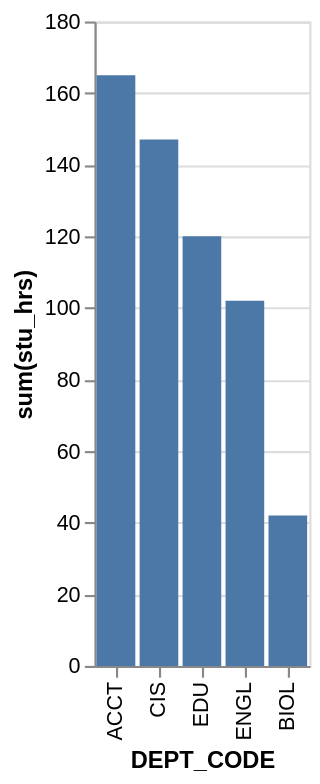

Specify this chart in Vega-Lite:
### Vega-Lite specification from a JSON file in a GitHub repository (floating-point values rounded to 4 significant figures)
{"data": {"values": [{"x_data": "ACCT", "y_data": 165}, {"x_data": "CIS", "y_data": 147}, {"x_data": "EDU", "y_data": 120}, {"x_data": "ENGL", "y_data": 102}, {"x_data": "BIOL", "y_data": 42}]}, "mark": "bar", "encoding": {"x": {"field": "x_data", "type": "nominal", "title": "DEPT_CODE", "sort": {"op": "sum", "field": "y_data", "order": "descending"}}, "y": {"field": "y_data", "type": "quantitative", "title": "sum(stu_hrs)"}}}
